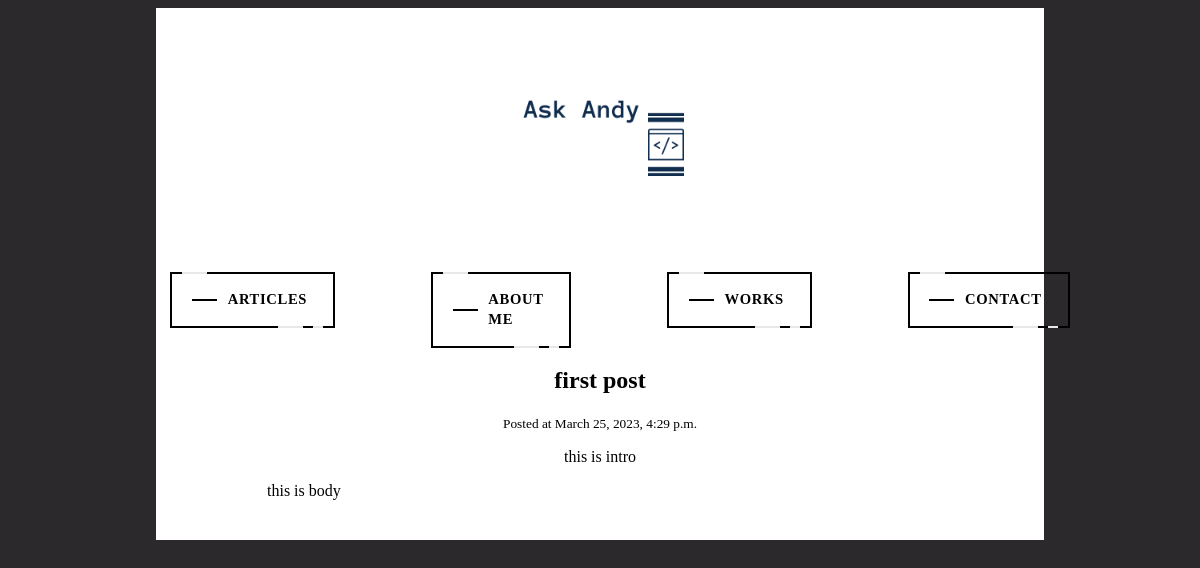
/hello/, run on the app's committed database.
### andyBlogApp/models.py (models this page shows)
class Post(models.Model):
    title = models.CharField(max_length = 255)
    slug = models.SlugField()
    intro = models.TextField()
    body = MarkdownxField()
    posted_date = models.DateTimeField(auto_now_add=True)

### andyBlogApp/views.py (the view)
# urls.py: path("<slug:slug>/", post_detail, name="post_detail"),
def post_detail(request, slug):
    post = Post.objects.get(slug=slug)
    return render(request, "blog/post_detail.html", {"post": post})

### andyBlogApp/templatetags/markdown_extras.py (called while the page is built)
@register.filter
def convert_markdown(value):
    return markdown.markdown(value, extensions=['markdown.extensions.fenced_code'])

### andyBlogApp/templates/blog/post_detail.html
{% extends "blog/base.html" %} {% load markdown_extras %}{% block content %}
<h2 class="title">{{post.title}}</h2>
<small>Posted at {{post.posted_date}}</small>
<p>{{post.intro}}</p>
<div class="bodycontent">
  <p>{{ post.body|convert_markdown|safe }}</p>
</div>
{% endblock %}

### andyBlogApp/static/andyBlogApp/css/style.css (style rules this page uses)
html { height: 100%; width: 100%; background-color: #181618ea; }
body { text-align: center; }
.bodycontent { text-align: left; word-break: break-all; }

### data on the page
Post: title "first post", posted_date "March 25, 2023, 4:29 p.m.", intro "this is intro", body|convert_markdown "this is body"
